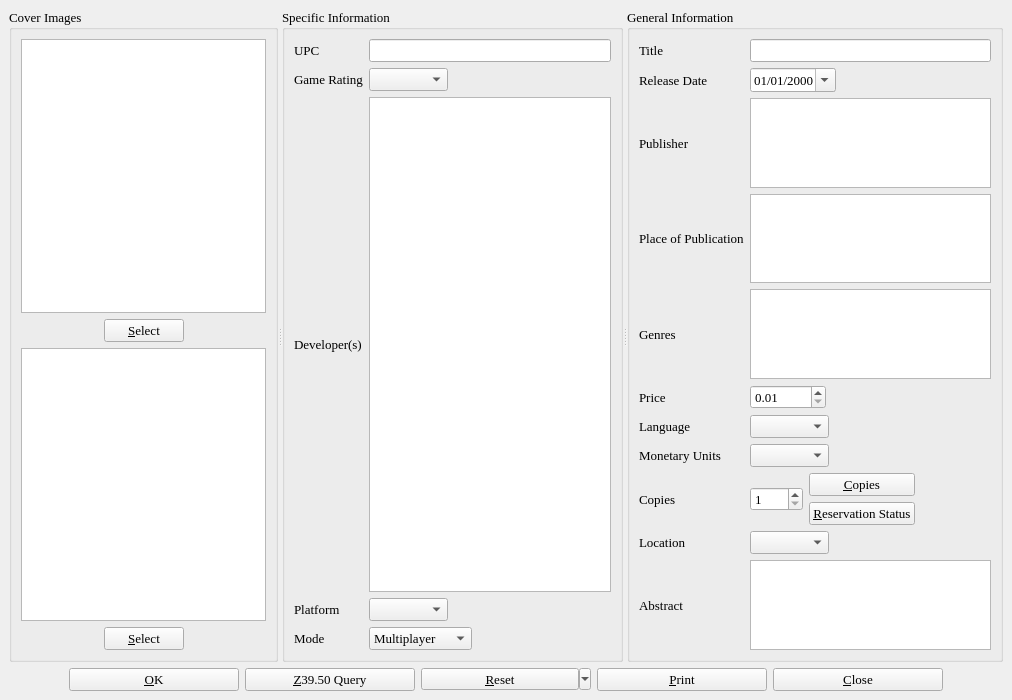
<ui version="4.0" >
 <class>vgDialog</class>
 <widget class="QMainWindow" name="vgDialog" >
  <property name="geometry" >
   <rect>
    <x>0</x>
    <y>0</y>
    <width>1012</width>
    <height>700</height>
   </rect>
  </property>
  <property name="minimumSize" >
   <size>
    <width>1000</width>
    <height>700</height>
   </size>
  </property>
  <property name="font" >
   <font>
    <family>Times</family>
    <pointsize>10</pointsize>
   </font>
  </property>
  <property name="windowTitle" >
   <string>BiblioteQ</string>
  </property>
  <property name="windowIcon" >
   <iconset>
    <normaloff>icons.d/book.gif</normaloff>icons.d/book.gif</iconset>
  </property>
  <widget class="QWidget" name="centralwidget" >
   <layout class="QVBoxLayout" >
    <item>
     <widget class="QSplitter" name="splitter" >
      <property name="orientation" >
       <enum>Qt::Horizontal</enum>
      </property>
      <widget class="QGroupBox" name="coverImages" >
       <property name="title" >
        <string>Cover Images</string>
       </property>
       <layout class="QVBoxLayout" >
        <item>
         <widget class="image_drop_site" name="front_image" >
          <property name="minimumSize" >
           <size>
            <width>150</width>
            <height>200</height>
           </size>
          </property>
          <property name="toolTip" >
           <string>Front Cover Image</string>
          </property>
         </widget>
        </item>
        <item>
         <layout class="QHBoxLayout" >
          <item>
           <spacer>
            <property name="orientation" >
             <enum>Qt::Horizontal</enum>
            </property>
            <property name="sizeHint" stdset="0" >
             <size>
              <width>40</width>
              <height>20</height>
             </size>
            </property>
           </spacer>
          </item>
          <item>
           <widget class="QPushButton" name="frontButton" >
            <property name="text" >
             <string>&amp;Select</string>
            </property>
            <property name="icon" >
             <iconset>
              <normaloff>icons.d/16x16/fileopen.png</normaloff>icons.d/16x16/fileopen.png</iconset>
            </property>
           </widget>
          </item>
          <item>
           <spacer>
            <property name="orientation" >
             <enum>Qt::Horizontal</enum>
            </property>
            <property name="sizeHint" stdset="0" >
             <size>
              <width>40</width>
              <height>20</height>
             </size>
            </property>
           </spacer>
          </item>
         </layout>
        </item>
        <item>
         <widget class="image_drop_site" name="back_image" >
          <property name="minimumSize" >
           <size>
            <width>150</width>
            <height>200</height>
           </size>
          </property>
          <property name="toolTip" >
           <string>Back Cover Image</string>
          </property>
         </widget>
        </item>
        <item>
         <layout class="QHBoxLayout" >
          <item>
           <spacer>
            <property name="orientation" >
             <enum>Qt::Horizontal</enum>
            </property>
            <property name="sizeHint" stdset="0" >
             <size>
              <width>40</width>
              <height>20</height>
             </size>
            </property>
           </spacer>
          </item>
          <item>
           <widget class="QPushButton" name="backButton" >
            <property name="text" >
             <string>&amp;Select</string>
            </property>
            <property name="icon" >
             <iconset>
              <normaloff>icons.d/16x16/fileopen.png</normaloff>icons.d/16x16/fileopen.png</iconset>
            </property>
           </widget>
          </item>
          <item>
           <spacer>
            <property name="orientation" >
             <enum>Qt::Horizontal</enum>
            </property>
            <property name="sizeHint" stdset="0" >
             <size>
              <width>40</width>
              <height>20</height>
             </size>
            </property>
           </spacer>
          </item>
         </layout>
        </item>
       </layout>
      </widget>
      <widget class="QGroupBox" name="groupBox_2" >
       <property name="title" >
        <string>Specific Information</string>
       </property>
       <layout class="QGridLayout" >
        <item row="0" column="0" >
         <widget class="QLabel" name="label" >
          <property name="font" >
           <font>
            <family>Times</family>
            <pointsize>10</pointsize>
            <weight>50</weight>
            <italic>false</italic>
            <bold>false</bold>
            <underline>false</underline>
            <strikeout>false</strikeout>
           </font>
          </property>
          <property name="text" >
           <string>UPC</string>
          </property>
         </widget>
        </item>
        <item row="0" column="1" >
         <widget class="QLineEdit" name="id" >
          <property name="font" >
           <font>
            <family>Times</family>
            <pointsize>10</pointsize>
            <weight>50</weight>
            <italic>false</italic>
            <bold>false</bold>
            <underline>false</underline>
            <strikeout>false</strikeout>
           </font>
          </property>
          <property name="maxLength" >
           <number>32</number>
          </property>
         </widget>
        </item>
        <item row="1" column="0" >
         <widget class="QLabel" name="label_5" >
          <property name="font" >
           <font>
            <family>Times</family>
            <pointsize>10</pointsize>
            <weight>50</weight>
            <italic>false</italic>
            <bold>false</bold>
            <underline>false</underline>
            <strikeout>false</strikeout>
           </font>
          </property>
          <property name="text" >
           <string>Game Rating</string>
          </property>
         </widget>
        </item>
        <item row="1" column="1" >
         <layout class="QHBoxLayout" >
          <item>
           <widget class="QComboBox" name="rating" >
            <property name="font" >
             <font>
              <family>Times</family>
              <pointsize>10</pointsize>
              <weight>50</weight>
              <italic>false</italic>
              <bold>false</bold>
              <underline>false</underline>
              <strikeout>false</strikeout>
             </font>
            </property>
           </widget>
          </item>
          <item>
           <spacer>
            <property name="orientation" >
             <enum>Qt::Horizontal</enum>
            </property>
            <property name="sizeHint" stdset="0" >
             <size>
              <width>40</width>
              <height>20</height>
             </size>
            </property>
           </spacer>
          </item>
         </layout>
        </item>
        <item row="2" column="0" >
         <widget class="QLabel" name="label_6" >
          <property name="font" >
           <font>
            <family>Times</family>
            <pointsize>10</pointsize>
            <weight>50</weight>
            <italic>false</italic>
            <bold>false</bold>
            <underline>false</underline>
            <strikeout>false</strikeout>
           </font>
          </property>
          <property name="text" >
           <string>Developer(s)</string>
          </property>
         </widget>
        </item>
        <item row="3" column="0" >
         <widget class="QLabel" name="label_9" >
          <property name="font" >
           <font>
            <family>Times</family>
            <pointsize>10</pointsize>
            <weight>50</weight>
            <italic>false</italic>
            <bold>false</bold>
            <underline>false</underline>
            <strikeout>false</strikeout>
           </font>
          </property>
          <property name="text" >
           <string>Platform</string>
          </property>
         </widget>
        </item>
        <item row="3" column="1" >
         <layout class="QHBoxLayout" >
          <item>
           <widget class="QComboBox" name="platform" >
            <property name="font" >
             <font>
              <family>Times</family>
              <pointsize>10</pointsize>
              <weight>50</weight>
              <italic>false</italic>
              <bold>false</bold>
              <underline>false</underline>
              <strikeout>false</strikeout>
             </font>
            </property>
           </widget>
          </item>
          <item>
           <spacer>
            <property name="orientation" >
             <enum>Qt::Horizontal</enum>
            </property>
            <property name="sizeHint" stdset="0" >
             <size>
              <width>40</width>
              <height>20</height>
             </size>
            </property>
           </spacer>
          </item>
         </layout>
        </item>
        <item row="4" column="0" >
         <widget class="QLabel" name="label_11" >
          <property name="font" >
           <font>
            <family>Times</family>
            <pointsize>10</pointsize>
           </font>
          </property>
          <property name="text" >
           <string>Mode</string>
          </property>
         </widget>
        </item>
        <item row="4" column="1" >
         <layout class="QHBoxLayout" >
          <item>
           <widget class="QComboBox" name="mode" >
            <property name="font" >
             <font>
              <family>Times</family>
             </font>
            </property>
            <item>
             <property name="text" >
              <string>Multiplayer</string>
             </property>
            </item>
            <item>
             <property name="text" >
              <string>Single Player</string>
             </property>
            </item>
           </widget>
          </item>
          <item>
           <spacer>
            <property name="orientation" >
             <enum>Qt::Horizontal</enum>
            </property>
            <property name="sizeHint" stdset="0" >
             <size>
              <width>40</width>
              <height>20</height>
             </size>
            </property>
           </spacer>
          </item>
         </layout>
        </item>
        <item row="2" column="1" >
         <widget class="hyperlinked_text_edit" name="developer" >
          <property name="readOnly" >
           <bool>false</bool>
          </property>
          <property name="textInteractionFlags" >
           <set>Qt::LinksAccessibleByKeyboard|Qt::LinksAccessibleByMouse|Qt::TextBrowserInteraction|Qt::TextEditable|Qt::TextEditorInteraction|Qt::TextSelectableByKeyboard|Qt::TextSelectableByMouse</set>
          </property>
          <property name="openLinks" >
           <bool>false</bool>
          </property>
         </widget>
        </item>
       </layout>
      </widget>
      <widget class="QGroupBox" name="groupBox" >
       <property name="title" >
        <string>General Information</string>
       </property>
       <layout class="QGridLayout" >
        <item row="0" column="0" >
         <widget class="QLabel" name="label_2" >
          <property name="font" >
           <font>
            <family>Times</family>
            <pointsize>10</pointsize>
            <weight>50</weight>
            <italic>false</italic>
            <bold>false</bold>
            <underline>false</underline>
            <strikeout>false</strikeout>
           </font>
          </property>
          <property name="text" >
           <string>Title</string>
          </property>
         </widget>
        </item>
        <item row="0" column="1" >
         <widget class="QLineEdit" name="title" >
          <property name="font" >
           <font>
            <family>Times</family>
            <pointsize>10</pointsize>
            <weight>50</weight>
            <italic>false</italic>
            <bold>false</bold>
            <underline>false</underline>
            <strikeout>false</strikeout>
           </font>
          </property>
         </widget>
        </item>
        <item row="1" column="0" >
         <widget class="QLabel" name="label_13" >
          <property name="font" >
           <font>
            <family>Times</family>
            <pointsize>10</pointsize>
            <weight>50</weight>
            <italic>false</italic>
            <bold>false</bold>
            <underline>false</underline>
            <strikeout>false</strikeout>
           </font>
          </property>
          <property name="text" >
           <string>Release Date</string>
          </property>
         </widget>
        </item>
        <item row="1" column="1" >
         <layout class="QHBoxLayout" >
          <item>
           <widget class="QDateEdit" name="release_date" >
            <property name="font" >
             <font>
              <pointsize>10</pointsize>
             </font>
            </property>
            <property name="displayFormat" >
             <string>MM/dd/yyyy</string>
            </property>
            <property name="calendarPopup" >
             <bool>true</bool>
            </property>
           </widget>
          </item>
          <item>
           <spacer>
            <property name="orientation" >
             <enum>Qt::Horizontal</enum>
            </property>
            <property name="sizeHint" stdset="0" >
             <size>
              <width>40</width>
              <height>20</height>
             </size>
            </property>
           </spacer>
          </item>
         </layout>
        </item>
        <item row="2" column="0" >
         <widget class="QLabel" name="label_14" >
          <property name="font" >
           <font>
            <family>Times</family>
            <pointsize>10</pointsize>
            <weight>50</weight>
            <italic>false</italic>
            <bold>false</bold>
            <underline>false</underline>
            <strikeout>false</strikeout>
           </font>
          </property>
          <property name="text" >
           <string>Publisher</string>
          </property>
         </widget>
        </item>
        <item row="2" column="1" >
         <widget class="hyperlinked_text_edit" name="publisher" >
          <property name="verticalScrollBarPolicy" >
           <enum>Qt::ScrollBarAlwaysOff</enum>
          </property>
          <property name="horizontalScrollBarPolicy" >
           <enum>Qt::ScrollBarAlwaysOff</enum>
          </property>
          <property name="readOnly" >
           <bool>false</bool>
          </property>
          <property name="textInteractionFlags" >
           <set>Qt::LinksAccessibleByKeyboard|Qt::LinksAccessibleByMouse|Qt::TextBrowserInteraction|Qt::TextEditable|Qt::TextEditorInteraction|Qt::TextSelectableByKeyboard|Qt::TextSelectableByMouse</set>
          </property>
          <property name="openLinks" >
           <bool>false</bool>
          </property>
         </widget>
        </item>
        <item row="4" column="0" >
         <widget class="QLabel" name="label_15" >
          <property name="font" >
           <font>
            <family>Times</family>
            <pointsize>10</pointsize>
            <weight>50</weight>
            <italic>false</italic>
            <bold>false</bold>
            <underline>false</underline>
            <strikeout>false</strikeout>
           </font>
          </property>
          <property name="text" >
           <string>Genres</string>
          </property>
         </widget>
        </item>
        <item row="5" column="0" >
         <widget class="QLabel" name="label_16" >
          <property name="font" >
           <font>
            <family>Times</family>
            <pointsize>10</pointsize>
            <weight>50</weight>
            <italic>false</italic>
            <bold>false</bold>
            <underline>false</underline>
            <strikeout>false</strikeout>
           </font>
          </property>
          <property name="text" >
           <string>Price</string>
          </property>
         </widget>
        </item>
        <item row="5" column="1" >
         <widget class="QDoubleSpinBox" name="price" >
          <property name="sizePolicy" >
           <sizepolicy vsizetype="Fixed" hsizetype="Fixed" >
            <horstretch>0</horstretch>
            <verstretch>0</verstretch>
           </sizepolicy>
          </property>
          <property name="font" >
           <font>
            <family>Times</family>
            <pointsize>10</pointsize>
            <weight>50</weight>
            <italic>false</italic>
            <bold>false</bold>
            <underline>false</underline>
            <strikeout>false</strikeout>
           </font>
          </property>
          <property name="minimum" >
           <double>0.010000000000000</double>
          </property>
          <property name="maximum" >
           <double>10000.000000000000000</double>
          </property>
          <property name="singleStep" >
           <double>0.010000000000000</double>
          </property>
          <property name="value" >
           <double>0.010000000000000</double>
          </property>
         </widget>
        </item>
        <item row="6" column="0" >
         <widget class="QLabel" name="label_3" >
          <property name="font" >
           <font>
            <family>Times</family>
            <pointsize>10</pointsize>
            <weight>50</weight>
            <italic>false</italic>
            <bold>false</bold>
            <underline>false</underline>
            <strikeout>false</strikeout>
           </font>
          </property>
          <property name="text" >
           <string>Language</string>
          </property>
         </widget>
        </item>
        <item row="6" column="1" >
         <layout class="QHBoxLayout" >
          <item>
           <widget class="QComboBox" name="language" >
            <property name="font" >
             <font>
              <family>Times</family>
              <pointsize>10</pointsize>
              <weight>50</weight>
              <italic>false</italic>
              <bold>false</bold>
              <underline>false</underline>
              <strikeout>false</strikeout>
             </font>
            </property>
           </widget>
          </item>
          <item>
           <spacer>
            <property name="orientation" >
             <enum>Qt::Horizontal</enum>
            </property>
            <property name="sizeHint" stdset="0" >
             <size>
              <width>40</width>
              <height>20</height>
             </size>
            </property>
           </spacer>
          </item>
         </layout>
        </item>
        <item row="7" column="0" >
         <widget class="QLabel" name="label_4" >
          <property name="font" >
           <font>
            <family>Times</family>
            <pointsize>10</pointsize>
            <weight>50</weight>
            <italic>false</italic>
            <bold>false</bold>
            <underline>false</underline>
            <strikeout>false</strikeout>
           </font>
          </property>
          <property name="text" >
           <string>Monetary Units</string>
          </property>
         </widget>
        </item>
        <item row="7" column="1" >
         <widget class="QComboBox" name="monetary_units" >
          <property name="sizePolicy" >
           <sizepolicy vsizetype="Fixed" hsizetype="Fixed" >
            <horstretch>0</horstretch>
            <verstretch>0</verstretch>
           </sizepolicy>
          </property>
          <property name="font" >
           <font>
            <family>Times</family>
            <pointsize>10</pointsize>
            <weight>50</weight>
            <italic>false</italic>
            <bold>false</bold>
            <underline>false</underline>
            <strikeout>false</strikeout>
           </font>
          </property>
         </widget>
        </item>
        <item row="8" column="0" >
         <widget class="QLabel" name="label_8" >
          <property name="font" >
           <font>
            <family>Times</family>
            <pointsize>10</pointsize>
            <weight>50</weight>
            <italic>false</italic>
            <bold>false</bold>
            <underline>false</underline>
            <strikeout>false</strikeout>
           </font>
          </property>
          <property name="text" >
           <string>Copies</string>
          </property>
         </widget>
        </item>
        <item row="8" column="1" >
         <layout class="QHBoxLayout" >
          <item>
           <widget class="QSpinBox" name="quantity" >
            <property name="font" >
             <font>
              <family>Times</family>
              <pointsize>10</pointsize>
              <weight>50</weight>
              <italic>false</italic>
              <bold>false</bold>
              <underline>false</underline>
              <strikeout>false</strikeout>
             </font>
            </property>
            <property name="minimum" >
             <number>1</number>
            </property>
            <property name="maximum" >
             <number>5000</number>
            </property>
            <property name="value" >
             <number>1</number>
            </property>
           </widget>
          </item>
          <item>
           <layout class="QGridLayout" >
            <item row="0" column="0" >
             <widget class="QPushButton" name="copiesButton" >
              <property name="font" >
               <font>
                <family>Times</family>
                <pointsize>10</pointsize>
               </font>
              </property>
              <property name="text" >
               <string>&amp;Copies</string>
              </property>
              <property name="icon" >
               <iconset>
                <normaloff>icons.d/16x16/editcopy.png</normaloff>icons.d/16x16/editcopy.png</iconset>
              </property>
             </widget>
            </item>
            <item row="1" column="0" >
             <widget class="QPushButton" name="showUserButton" >
              <property name="font" >
               <font>
                <family>Times</family>
                <pointsize>10</pointsize>
               </font>
              </property>
              <property name="text" >
               <string>&amp;Reservation Status</string>
              </property>
              <property name="icon" >
               <iconset>
                <normaloff>icons.d/16x16/members.png</normaloff>icons.d/16x16/members.png</iconset>
              </property>
             </widget>
            </item>
           </layout>
          </item>
          <item>
           <spacer>
            <property name="orientation" >
             <enum>Qt::Horizontal</enum>
            </property>
            <property name="sizeHint" stdset="0" >
             <size>
              <width>40</width>
              <height>20</height>
             </size>
            </property>
           </spacer>
          </item>
         </layout>
        </item>
        <item row="9" column="0" >
         <widget class="QLabel" name="label_10" >
          <property name="font" >
           <font>
            <family>Times</family>
            <pointsize>10</pointsize>
           </font>
          </property>
          <property name="text" >
           <string>Location</string>
          </property>
         </widget>
        </item>
        <item row="9" column="1" >
         <layout class="QHBoxLayout" >
          <item>
           <widget class="QComboBox" name="location" >
            <property name="font" >
             <font>
              <family>Times</family>
              <pointsize>10</pointsize>
             </font>
            </property>
           </widget>
          </item>
          <item>
           <spacer>
            <property name="orientation" >
             <enum>Qt::Horizontal</enum>
            </property>
            <property name="sizeHint" stdset="0" >
             <size>
              <width>40</width>
              <height>20</height>
             </size>
            </property>
           </spacer>
          </item>
         </layout>
        </item>
        <item row="10" column="0" >
         <widget class="QLabel" name="label_7" >
          <property name="font" >
           <font>
            <family>Times</family>
            <pointsize>10</pointsize>
            <weight>50</weight>
            <italic>false</italic>
            <bold>false</bold>
            <underline>false</underline>
            <strikeout>false</strikeout>
           </font>
          </property>
          <property name="text" >
           <string>Abstract</string>
          </property>
         </widget>
        </item>
        <item row="10" column="1" >
         <widget class="QTextEdit" name="description" >
          <property name="font" >
           <font>
            <family>Times</family>
            <pointsize>10</pointsize>
            <weight>50</weight>
            <italic>false</italic>
            <bold>false</bold>
            <underline>false</underline>
            <strikeout>false</strikeout>
           </font>
          </property>
          <property name="acceptRichText" >
           <bool>false</bool>
          </property>
         </widget>
        </item>
        <item row="4" column="1" >
         <widget class="hyperlinked_text_edit" name="genre" >
          <property name="readOnly" >
           <bool>false</bool>
          </property>
          <property name="textInteractionFlags" >
           <set>Qt::LinksAccessibleByKeyboard|Qt::LinksAccessibleByMouse|Qt::TextBrowserInteraction|Qt::TextEditable|Qt::TextEditorInteraction|Qt::TextSelectableByKeyboard|Qt::TextSelectableByMouse</set>
          </property>
          <property name="openLinks" >
           <bool>false</bool>
          </property>
         </widget>
        </item>
        <item row="3" column="0" >
         <widget class="QLabel" name="label_17" >
          <property name="text" >
           <string>Place of Publication</string>
          </property>
         </widget>
        </item>
        <item row="3" column="1" >
         <widget class="hyperlinked_text_edit" name="place" >
          <property name="textInteractionFlags" >
           <set>Qt::LinksAccessibleByKeyboard|Qt::LinksAccessibleByMouse|Qt::TextBrowserInteraction|Qt::TextEditable|Qt::TextEditorInteraction|Qt::TextSelectableByKeyboard|Qt::TextSelectableByMouse</set>
          </property>
          <property name="openLinks" >
           <bool>false</bool>
          </property>
         </widget>
        </item>
       </layout>
      </widget>
     </widget>
    </item>
    <item>
     <layout class="QHBoxLayout" >
      <item>
       <spacer>
        <property name="orientation" >
         <enum>Qt::Horizontal</enum>
        </property>
        <property name="sizeHint" stdset="0" >
         <size>
          <width>40</width>
          <height>20</height>
         </size>
        </property>
       </spacer>
      </item>
      <item>
       <widget class="QPushButton" name="okButton" >
        <property name="sizePolicy" >
         <sizepolicy vsizetype="Fixed" hsizetype="Fixed" >
          <horstretch>0</horstretch>
          <verstretch>0</verstretch>
         </sizepolicy>
        </property>
        <property name="minimumSize" >
         <size>
          <width>170</width>
          <height>0</height>
         </size>
        </property>
        <property name="font" >
         <font>
          <family>Times</family>
          <pointsize>10</pointsize>
          <weight>50</weight>
          <italic>false</italic>
          <bold>false</bold>
          <underline>false</underline>
          <strikeout>false</strikeout>
         </font>
        </property>
        <property name="text" >
         <string>&amp;OK</string>
        </property>
        <property name="icon" >
         <iconset>
          <normaloff>icons.d/16x16/ok.png</normaloff>icons.d/16x16/ok.png</iconset>
        </property>
       </widget>
      </item>
      <item>
       <widget class="QPushButton" name="queryButton" >
        <property name="minimumSize" >
         <size>
          <width>170</width>
          <height>0</height>
         </size>
        </property>
        <property name="font" >
         <font>
          <family>Times</family>
          <pointsize>10</pointsize>
          <weight>50</weight>
          <italic>false</italic>
          <bold>false</bold>
          <underline>false</underline>
          <strikeout>false</strikeout>
         </font>
        </property>
        <property name="text" >
         <string>&amp;Z39.50 Query</string>
        </property>
        <property name="icon" >
         <iconset>
          <normaloff>icons.d/16x16/down.png</normaloff>icons.d/16x16/down.png</iconset>
        </property>
       </widget>
      </item>
      <item>
       <widget class="QToolButton" name="resetButton" >
        <property name="minimumSize" >
         <size>
          <width>170</width>
          <height>0</height>
         </size>
        </property>
        <property name="font" >
         <font>
          <family>Times</family>
          <pointsize>10</pointsize>
         </font>
        </property>
        <property name="text" >
         <string>&amp;Reset</string>
        </property>
        <property name="popupMode" >
         <enum>QToolButton::MenuButtonPopup</enum>
        </property>
       </widget>
      </item>
      <item>
       <widget class="QPushButton" name="printButton" >
        <property name="minimumSize" >
         <size>
          <width>170</width>
          <height>0</height>
         </size>
        </property>
        <property name="font" >
         <font>
          <family>Times</family>
          <pointsize>10</pointsize>
         </font>
        </property>
        <property name="text" >
         <string>&amp;Print</string>
        </property>
        <property name="icon" >
         <iconset>
          <normaloff>icons.d/16x16/fileprint.png</normaloff>icons.d/16x16/fileprint.png</iconset>
        </property>
       </widget>
      </item>
      <item>
       <widget class="QPushButton" name="cancelButton" >
        <property name="minimumSize" >
         <size>
          <width>170</width>
          <height>0</height>
         </size>
        </property>
        <property name="font" >
         <font>
          <family>Times</family>
          <pointsize>10</pointsize>
          <weight>50</weight>
          <italic>false</italic>
          <bold>false</bold>
          <underline>false</underline>
          <strikeout>false</strikeout>
         </font>
        </property>
        <property name="text" >
         <string>&amp;Close</string>
        </property>
        <property name="icon" >
         <iconset>
          <normaloff>icons.d/16x16/cancel.png</normaloff>icons.d/16x16/cancel.png</iconset>
        </property>
       </widget>
      </item>
      <item>
       <spacer>
        <property name="orientation" >
         <enum>Qt::Horizontal</enum>
        </property>
        <property name="sizeHint" stdset="0" >
         <size>
          <width>40</width>
          <height>20</height>
         </size>
        </property>
       </spacer>
      </item>
     </layout>
    </item>
   </layout>
  </widget>
 </widget>
 <customwidgets>
  <customwidget>
   <class>hyperlinked_text_edit</class>
   <extends>QTextBrowser</extends>
   <header>hyperlinked_text_edit.h</header>
  </customwidget>
  <customwidget>
   <class>image_drop_site</class>
   <extends>QGraphicsView</extends>
   <header>image_drop_site.h</header>
  </customwidget>
 </customwidgets>
 <tabstops>
  <tabstop>front_image</tabstop>
  <tabstop>frontButton</tabstop>
  <tabstop>back_image</tabstop>
  <tabstop>backButton</tabstop>
  <tabstop>id</tabstop>
  <tabstop>rating</tabstop>
  <tabstop>developer</tabstop>
  <tabstop>platform</tabstop>
  <tabstop>mode</tabstop>
  <tabstop>title</tabstop>
  <tabstop>release_date</tabstop>
  <tabstop>publisher</tabstop>
  <tabstop>place</tabstop>
  <tabstop>genre</tabstop>
  <tabstop>price</tabstop>
  <tabstop>language</tabstop>
  <tabstop>monetary_units</tabstop>
  <tabstop>quantity</tabstop>
  <tabstop>copiesButton</tabstop>
  <tabstop>showUserButton</tabstop>
  <tabstop>location</tabstop>
  <tabstop>description</tabstop>
  <tabstop>okButton</tabstop>
  <tabstop>queryButton</tabstop>
  <tabstop>resetButton</tabstop>
  <tabstop>printButton</tabstop>
  <tabstop>cancelButton</tabstop>
 </tabstops>
 <resources/>
 <connections/>
</ui>
